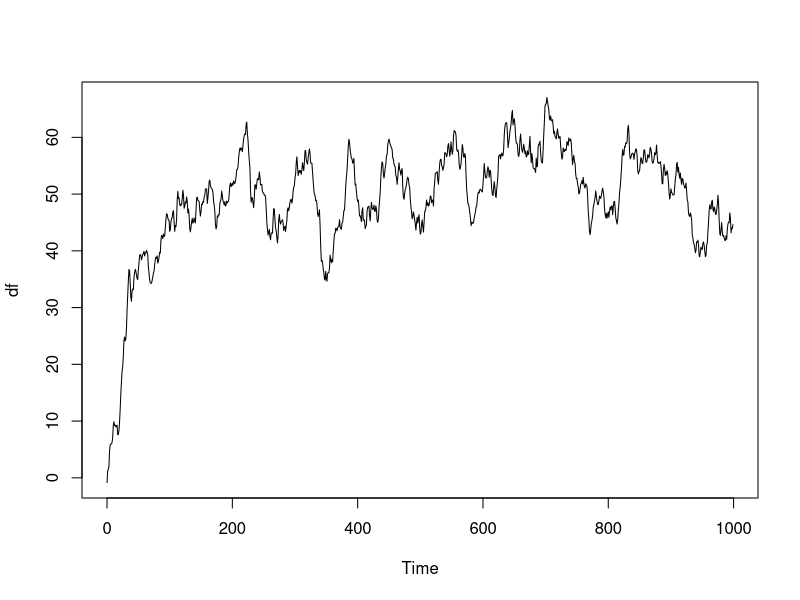
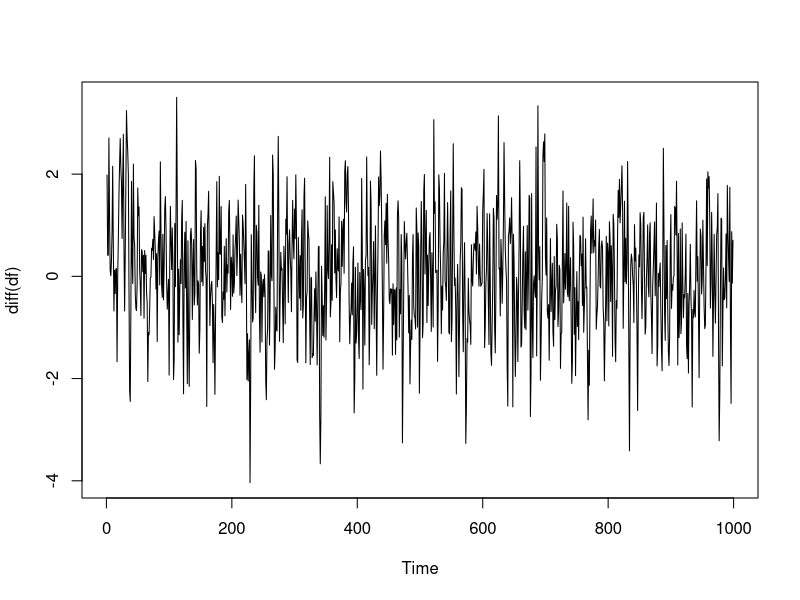
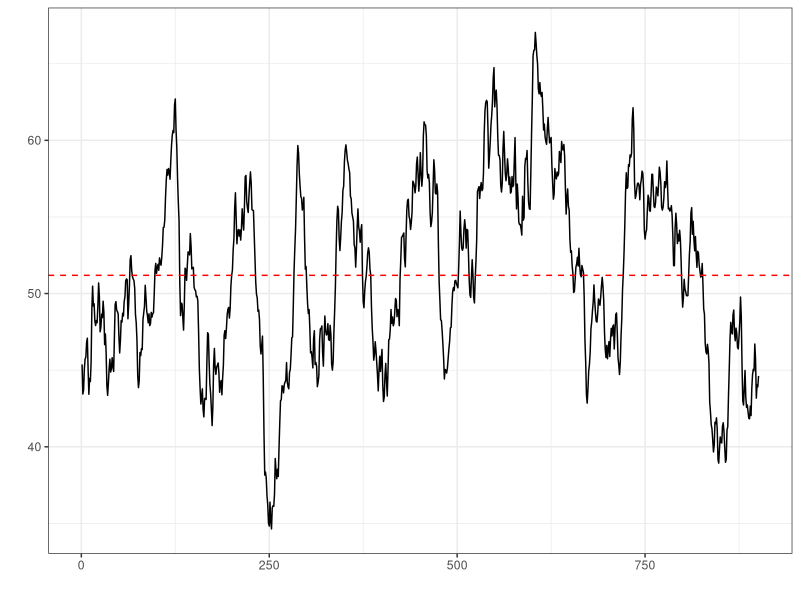
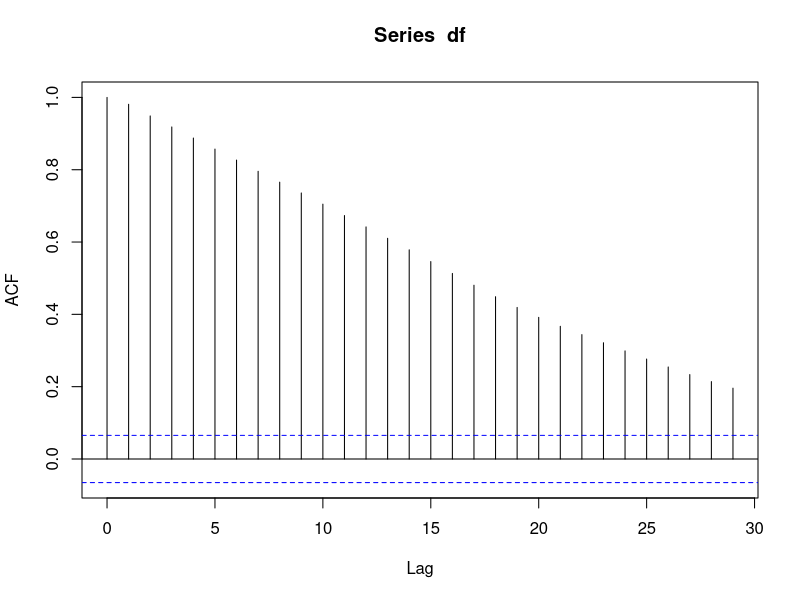
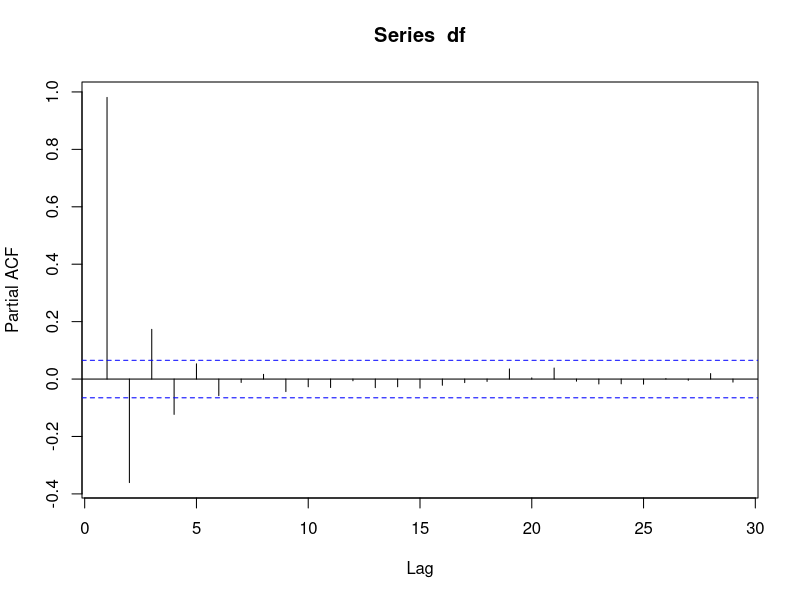
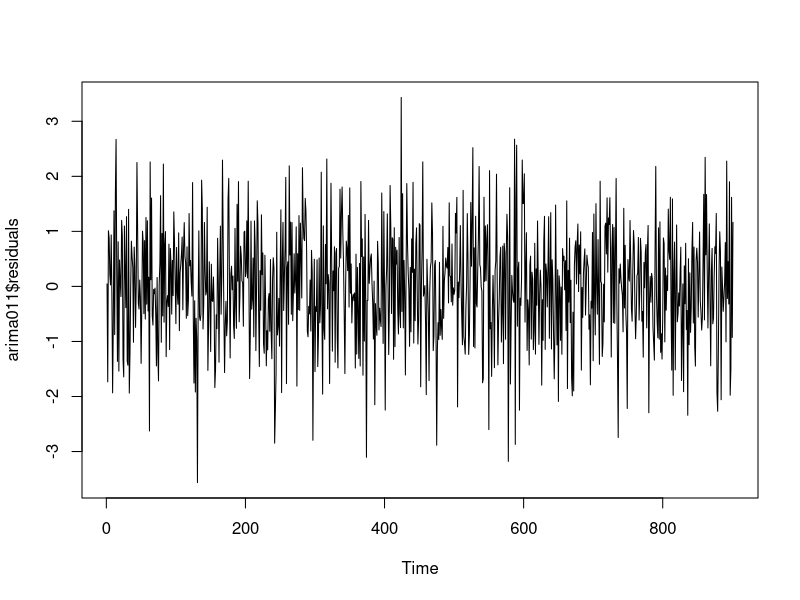
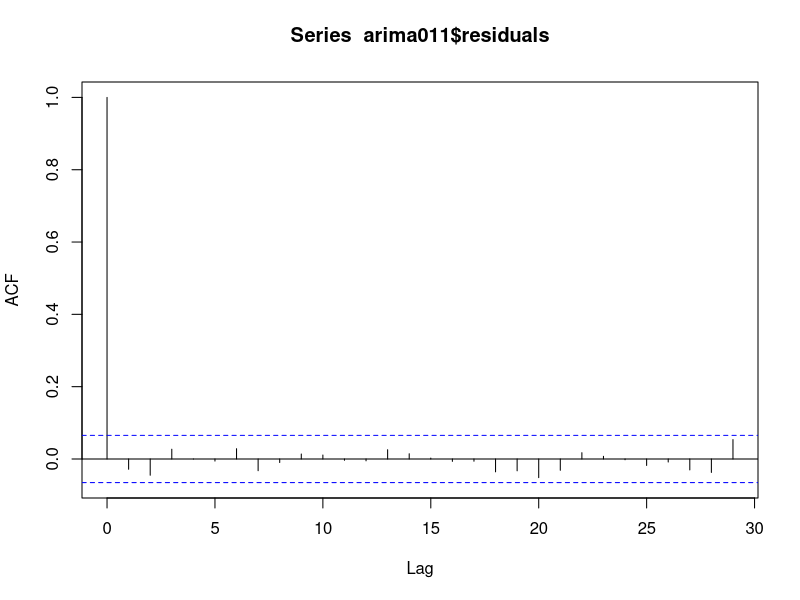
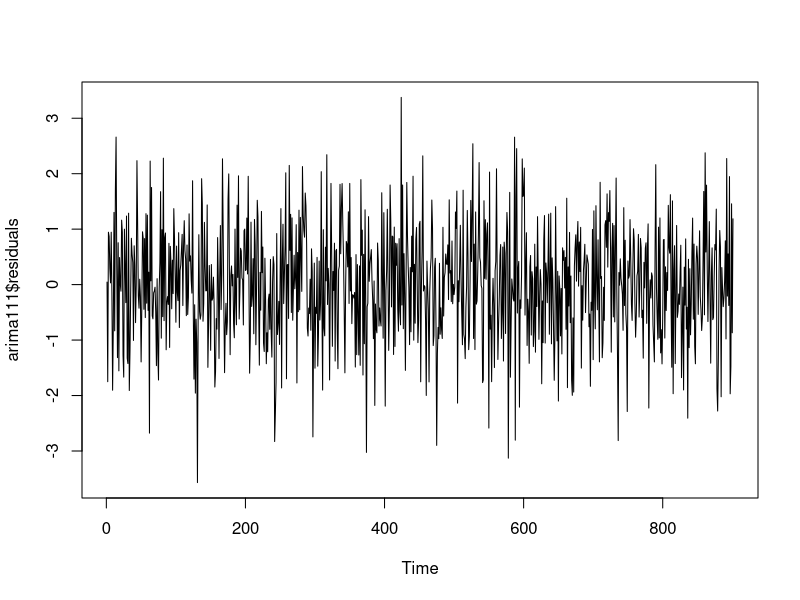

Generate these figures, in order, with R:
getwd()
setwd("Documents/active_projects/econ6376_timeseries/assignments")

library("tseries")
library("forecast")
library("ggplot2")
library("ggfortify")

df <- read.csv("assignment_4.csv")
df <- ts(df[,1], start = 0)



#At first glance plot appears to be pretty stationary,
#perhaps with some conditional heteroskedasticity? Any Interventions?


plot(df)
plot(diff(df))

#I'd like to remove the first 100 observations while the series is still initializing
df <- ts(df[100:1000])
autoplot(df) + theme_bw() + geom_hline(yintercept = mean(df, na.rm = TRUE), linetype = "dashed", color = "red")


# ADF and PP tests confirm stationarity. This suggests we don't need to difference

adf.test(df)
PP.test(df)

#Decay is  stronger than what you would see from a random walk
#Almost looks like a long memory process
acf(df)

#PACF shows a significant first lag second and third lags
#so an AR1  or AR2 model might be appropriate might fit well
pacf(df)


#For the below models, SSR suggests that the arma(1,1) is a best fit
# First order integrated models performed most poorly
#AIC further suggest 

arma1 <- arma(df, order = c(1,0,0) )
summary(arma1)
sum(arma1$residuals^2, na.rm = TRUE)

arma11 <- Arima(df, order = c(1,0,1), include.mean = TRUE, include.drift = FALSE)
                
summary(arma11)
sum(arma11$residuals^2, na.rm = TRUE)

arima111 <- Arima(df, order = c(1,1,1), include.mean = TRUE, include.constant = TRUE)
summary(arima111)
sum(arima111$residuals^2, na.rm = TRUE)

arima011 <- Arima (df, order = c(0,1,1), include.mean = TRUE, include.constant = TRUE)
summary(arima011)
sum(arima011$residuals^2, na.rm = TRUE)

auto.arima(df, allowdrift = TRUE, allowmean = TRUE, trace = TRUE, stepwise = FALSE)



#Residuals plots and ACFs don't really elucidate much, most have no autocorrelation
#Arma(1,0) is definitely disqualified. Given lack of parsimony and higher SSR with integrated 
# models we can throw those out too
plot(arima011$residuals)
acf(arima011$residuals)

plot(arima111$residuals)
acf(arima111$residuals)

plot(arma1$residuals)
acf(arma1$residuals, na.action = na.pass)

plot(arma11$residuals)
acf(arma11$residuals, na.action = na.pass)

#Let's test briefly an AR(2) and MA(2) These aren't the best fit 

arma02 <- Arima(df, order = c(0,0,2), include.mean = TRUE, include.constant = TRUE,
                include.drift = TRUE)
summary(arma02)

arma20 <- Arima(df, order = c(2,0,0), include.mean = TRUE, include.constant = TRUE,
                include.drift = TRUE)
summary(arma20)


# Use the parameters of the best fitting model to forecast 1000 observations 
#forward

forecast <-  forecast( arma11, h= 1000)
plot(forecast)


#Re-estimate using a training sample

train <- df[0:500]

arma1 <- Arima(train, order = c(1,0,0), include.mean = TRUE )
summary(arma1)
sum(arma1$residuals^2, na.rm = TRUE)

arma11 <- Arima(train, order = c(1,0,1), include.mean = TRUE, include.drift = FALSE)
summary(arma11)
sum(arma11$residuals^2, na.rm = TRUE)

arima111 <- Arima(train, order = c(1,1,1), include.mean = TRUE, include.constant = TRUE)
summary(arima111)
sum(arima111$residuals^2, na.rm = TRUE)

arima011 <- Arima (train, order = c(0,1,1), include.mean = TRUE, include.constant = TRUE)
summary(arima011)
sum(arima011$residuals^2, na.rm = TRUE)

auto.arima(train, allowdrift = TRUE, allowmean = TRUE, trace = TRUE, stepwise = FALSE)


#Best fitting models appear to be ARMA(1,1) and Arima (1,1,1)

test11 <- data.frame (forecast(arma11, h = 500))
test111 <- forecast(arima111, h = 500)
x = seq(from = 500, to = 999)
par(mfrow=c(2,1))  
plot(df, ylim = c(25,75)) 
lines(x = seq(from = 500, to = 999), y = test11$Point.Forecast,
      col = "red", lty = "dashed", lwd = 3)
lines( x = x, y = test11$lower[501:1000], col = "blue" )
lines( x = x, y = test11$upper[501:1000], col = "blue" )
#geom_line(aes(x = c(1,2), y = c(10,10))


plot(df, ylim=c(0, 100))  
lines(x = x, y = test111$mean,
      col = "red", lty = "dashed", lwd = 3)
lines( x = x, y = test111$lower[501:1000], col = "blue" )
lines( x = x, y = test111$upper[501:1000], col = "blue" )




length(test111$upper)
#Some Holt Winters Action 
hw <- HoltWinters(train, gamma = FALSE)
hw
plot(hw)
hw.forecast <- forecast(hw, h = 500)
plot(hw.forecast)

?HoltWinters
